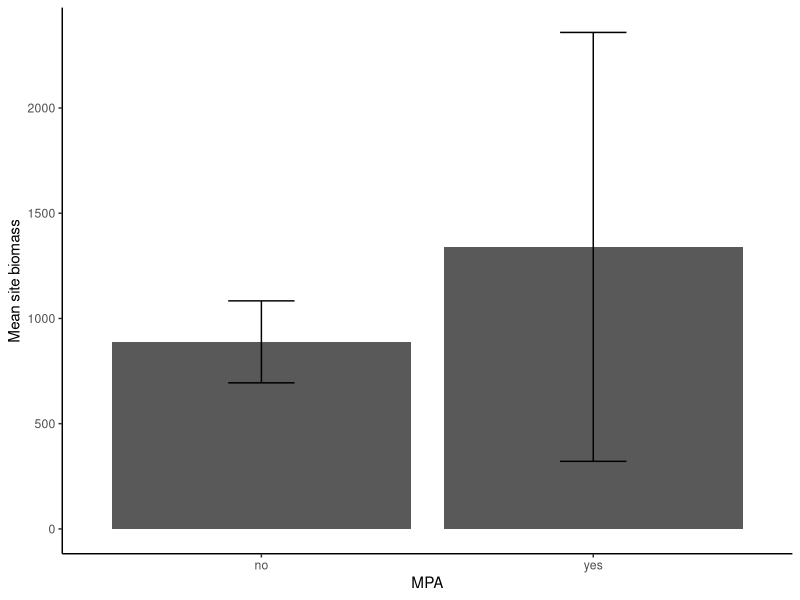
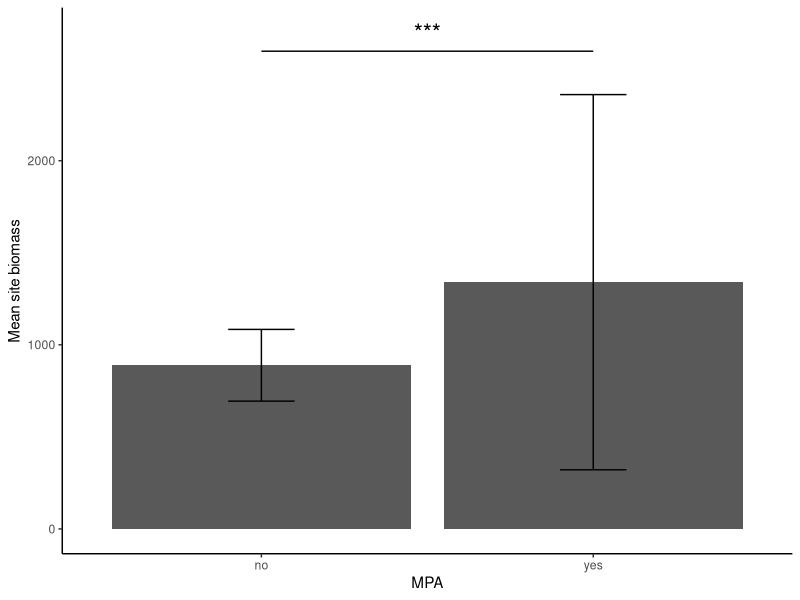
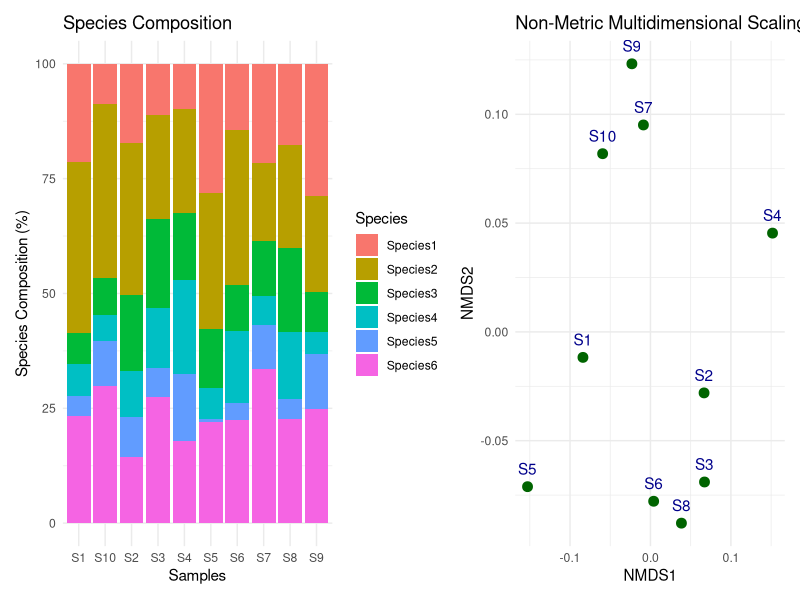
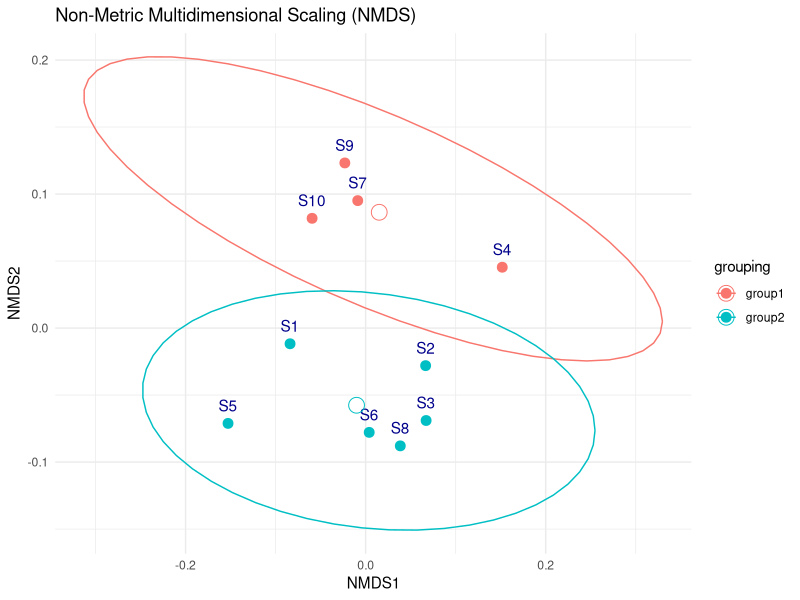

Recreate these plots in R, in order.
## ---- chunk 1
#| echo: false

library(tidyverse)

example_data <- tibble::tibble(
  Date = c("2-Jan", "2-Jan", "2-Jan", "3-Jan", "3-Jan", "3-Jan", "4-Jan", "4-Jan", "4-Jan",
           "2-Jan", "2-Jan", "2-Jan", "3-Jan", "3-Jan", "3-Jan", "4-Jan", "4-Jan", "4-Jan"),
  MPA = c("yes", "yes", "yes", "yes", "yes", "yes", "yes", "yes", "yes",
          "no", "no", "no", "no", "no", "no", "no", "no", "no"),
  size_class = c(2.5, 5, 7.5, 2.5, 5, 7.5, 2.5, 5, 7.5, 
                 2.5, 5, 7.5, 2.5, 5, 7.5, 2.5, 5, 7.5),
  N = c(202, 97, 87, 55, 330, 698, 190, 50, 10,
        186, 22, 244, 696, 373, 120, 100, 90, 88),
  Richness = c(16, 20, 7, 13, 12, 13, 10, 3, 1,
               12, 9, 8, 10, 14, 8, 11, 2, 3)
)

# Summarising data before plotting
summary_data <- 
  example_data |> 
  drop_na() |> 
  mutate(weight = 0.01 * (size_class^3)) |> 
  mutate(biomass = weight * N) |> 
  summarise(total_biomass = sum(biomass), .by = c(Date, MPA)) |> 
  summarise(mean_biomass = mean(total_biomass), 
            sd_biomass = sd(total_biomass),
            n = n(),
            .by = c(MPA)) |> 
  mutate(se = sd_biomass / sqrt(n))


ggplot(summary_data, aes(x = MPA, y = mean_biomass)) +
  geom_col() +
  geom_errorbar(aes(ymin = mean_biomass - se, ymax = mean_biomass + se), width = 0.2) +
  theme_classic() +
  labs(y = "Mean site biomass")


## ---- chunk 2

y_star <- max(summary_data$mean_biomass + summary_data$se) * 1.1
y_line <- y_star + max(summary_data$se) * 0.1

ggplot(summary_data, aes(x = MPA, y = mean_biomass)) +
  geom_col() +
  geom_errorbar(aes(ymin = mean_biomass - se, ymax = mean_biomass + se), width = 0.2) +
  geom_segment(aes(x = 1, xend = 2, y = y_star, yend = y_star), linewidth = 0.5, data = tibble()) + 
  geom_text(aes(x = 1.5, y = y_line, label = "***"), size = 6, data = tibble()) +
  theme_classic() +
  labs(y = "Mean site biomass")

## ---- chunk 3
#| echo: false

library(vegan)

set.seed(123)

species_data <- data.frame(
  Sample = paste0("S", 1:10),
  Species1 = sample(10:50, 10, replace = TRUE),
  Species2 = sample(20:70, 10, replace = TRUE),
  Species3 = sample(5:40, 10, replace = TRUE),
  Species4 = sample(5:30, 10, replace = TRUE),
  Species5 = sample(1:20, 10, replace = TRUE),
  Species6 = sample(15:60, 10, replace = TRUE)
)

species_percent <- 
  species_data %>%
  pivot_longer(cols = -Sample, names_to = "Species", values_to = "Abundance") %>%
  group_by(Sample) %>%
  mutate(Percentage = Abundance / sum(Abundance) * 100)

# one way to visualise spp compoisition data
bar_plot <- 
  ggplot(species_percent, aes(x = Sample, y = Percentage, fill = Species)) +
  geom_bar(stat = "identity", position = "stack") +
  theme_minimal() +
  labs(y = "Species Composition (%)", x = "Samples", title = "Species Composition")

# remove the sample name
nmds_data <- species_data[, -1]

nmds_result <- metaMDS(nmds_data, distance = "bray", k = 2, trymax = 100)

nmds_scores <- as.data.frame(nmds_result$points)
nmds_scores$Sample <- species_data$Sample  # Add sample labels

nmds_plot <- 
  ggplot(nmds_scores, aes(x = MDS1, y = MDS2, label = Sample)) +
  geom_point(color = "darkgreen", size = 3) +
  geom_text(vjust = -1, hjust = 0.5, color = "darkblue") +
  theme_minimal() +
  labs(x = "NMDS1", y = "NMDS2", title = "Non-Metric Multidimensional Scaling (NMDS)")

library(patchwork)
bar_plot + nmds_plot
## ---- chunk 4

elps_center <- 
  nmds_scores %>% 
  mutate(grouping = case_when(Sample %in% c("S4", "S9", "S10", "S7") ~ "group1", 
         TRUE ~ "group2")) |> 
  summarise(MDS1 = mean(MDS1), 
            MDS2 = mean(MDS2), 
            .by = grouping) 
nmds_scores |> 
 mutate(grouping = case_when(Sample %in% c("S4", "S9", "S10", "S7") ~ "group1", 
         TRUE ~ "group2")) |> 
  ggplot(aes(x = MDS1, y = MDS2,  col = grouping)) +
  geom_point(size = 3) +
  geom_text(aes(label = Sample), vjust = -1, hjust = 0.5, color = "darkblue") +
  theme_minimal() +
  labs(x = "NMDS1", y = "NMDS2", title = "Non-Metric Multidimensional Scaling (NMDS)") +
  stat_ellipse(level = 0.95) + # adds ellipses (level default = 0.95)
  geom_point(data = elps_center, size = 5, pch = 21)

